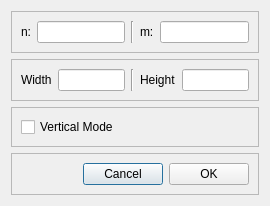
<?xml version="1.0" encoding="UTF-8"?>
<ui version="4.0">
 <class>SurfaceC0Dialog</class>
 <widget class="QDialog" name="SurfaceC0Dialog">
  <property name="geometry">
   <rect>
    <x>0</x>
    <y>0</y>
    <width>270</width>
    <height>176</height>
   </rect>
  </property>
  <property name="windowTitle">
   <string>Dialog</string>
  </property>
  <layout class="QVBoxLayout" name="verticalLayout">
   <item>
    <widget class="QFrame" name="frame_2">
     <property name="frameShape">
      <enum>QFrame::StyledPanel</enum>
     </property>
     <property name="frameShadow">
      <enum>QFrame::Raised</enum>
     </property>
     <layout class="QHBoxLayout" name="horizontalLayout">
      <item>
       <widget class="QLabel" name="label">
        <property name="text">
         <string>n:</string>
        </property>
       </widget>
      </item>
      <item>
       <widget class="QLineEdit" name="nLineEdit"/>
      </item>
      <item>
       <widget class="Line" name="line">
        <property name="orientation">
         <enum>Qt::Vertical</enum>
        </property>
       </widget>
      </item>
      <item>
       <widget class="QLabel" name="label_2">
        <property name="text">
         <string>m:</string>
        </property>
       </widget>
      </item>
      <item>
       <widget class="QLineEdit" name="mLineEdit"/>
      </item>
     </layout>
    </widget>
   </item>
   <item>
    <widget class="QFrame" name="frame">
     <property name="frameShape">
      <enum>QFrame::StyledPanel</enum>
     </property>
     <property name="frameShadow">
      <enum>QFrame::Raised</enum>
     </property>
     <layout class="QHBoxLayout" name="horizontalLayout_2">
      <item>
       <widget class="QLabel" name="widthLabel">
        <property name="text">
         <string>Width</string>
        </property>
       </widget>
      </item>
      <item>
       <widget class="QLineEdit" name="widthLineEdit"/>
      </item>
      <item>
       <widget class="Line" name="line_2">
        <property name="orientation">
         <enum>Qt::Vertical</enum>
        </property>
       </widget>
      </item>
      <item>
       <widget class="QLabel" name="label_4">
        <property name="text">
         <string>Height</string>
        </property>
       </widget>
      </item>
      <item>
       <widget class="QLineEdit" name="heightLineEdit"/>
      </item>
     </layout>
    </widget>
   </item>
   <item>
    <widget class="QFrame" name="frame_4">
     <property name="frameShape">
      <enum>QFrame::StyledPanel</enum>
     </property>
     <property name="frameShadow">
      <enum>QFrame::Raised</enum>
     </property>
     <layout class="QHBoxLayout" name="horizontalLayout_4">
      <item>
       <widget class="QCheckBox" name="isVerticalCheckBox">
        <property name="text">
         <string>Vertical Mode</string>
        </property>
       </widget>
      </item>
     </layout>
    </widget>
   </item>
   <item>
    <widget class="QFrame" name="frame_3">
     <property name="frameShape">
      <enum>QFrame::StyledPanel</enum>
     </property>
     <property name="frameShadow">
      <enum>QFrame::Raised</enum>
     </property>
     <layout class="QHBoxLayout" name="horizontalLayout_3">
      <item>
       <spacer name="horizontalSpacer">
        <property name="orientation">
         <enum>Qt::Horizontal</enum>
        </property>
        <property name="sizeHint" stdset="0">
         <size>
          <width>40</width>
          <height>20</height>
         </size>
        </property>
       </spacer>
      </item>
      <item>
       <widget class="QPushButton" name="cancelButton">
        <property name="text">
         <string>Cancel</string>
        </property>
       </widget>
      </item>
      <item>
       <widget class="QPushButton" name="okButton">
        <property name="text">
         <string>OK</string>
        </property>
       </widget>
      </item>
     </layout>
    </widget>
   </item>
  </layout>
 </widget>
 <resources/>
 <connections>
  <connection>
   <sender>okButton</sender>
   <signal>clicked()</signal>
   <receiver>SurfaceC0Dialog</receiver>
   <slot>okButtonClicked()</slot>
   <hints>
    <hint type="sourcelabel">
     <x>210</x>
     <y>142</y>
    </hint>
    <hint type="destinationlabel">
     <x>134</x>
     <y>87</y>
    </hint>
   </hints>
  </connection>
  <connection>
   <sender>cancelButton</sender>
   <signal>clicked()</signal>
   <receiver>SurfaceC0Dialog</receiver>
   <slot>cancelButtonClicked()</slot>
   <hints>
    <hint type="sourcelabel">
     <x>124</x>
     <y>142</y>
    </hint>
    <hint type="destinationlabel">
     <x>134</x>
     <y>87</y>
    </hint>
   </hints>
  </connection>
 </connections>
 <slots>
  <slot>cancelButtonClicked()</slot>
  <slot>okButtonClicked()</slot>
 </slots>
</ui>
